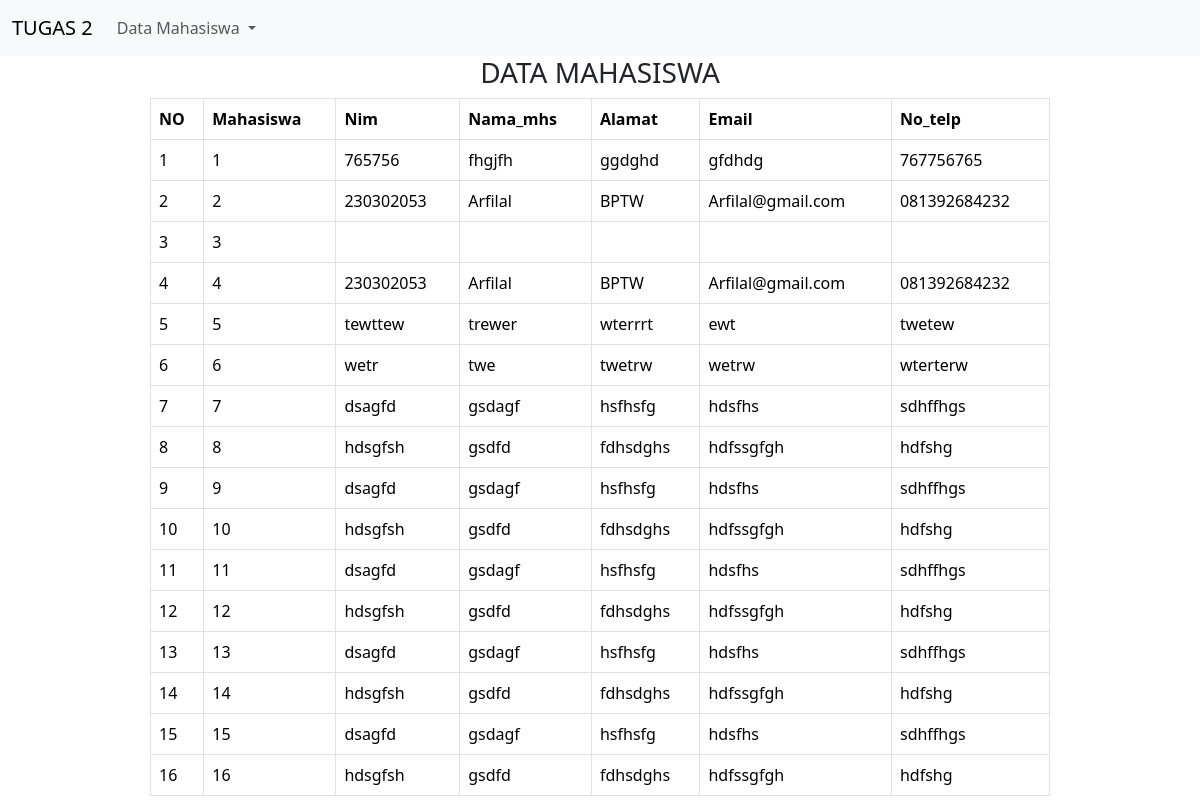
Page /tugas2/index.php?role=admin on the committed database.
### tables this page shows
CREATE TABLE `mahasiswa` (
  `mahasiswa` int(11) NOT NULL,
  `nim` varchar(20) NOT NULL,
  `nama_mhs` varchar(255) NOT NULL,
  `alamat` varchar(255) NOT NULL,
  `email` varchar(255) NOT NULL,
  `no_telp` varchar(20) NOT NULL
);

### tugas2/koneksi.php (called while the page is built, shortened)
<?php
class connection{
private $servername = "localhost";
private $username = "root";
private $password = "";
private $dbname = "pwebtugas2";
public function koneksi(){
    $db = new mysqli ($this->servername, $this->username, $this->password, $this->dbname);
    return $db;
}
}
        ?>

### tugas2/index.php (the view, shortened to what this page needs)
<!DOCTYPE html>
<html>
<head>
    <link href="https://cdn.jsdelivr.net/npm/bootstrap@5.3.3/dist/css/bootstrap.min.css" rel="stylesheet">
</head>
<body>
<nav class="navbar navbar-expand-lg bg-body-tertiary">
  <div class="container-fluid">
    <a class="navbar-brand" href="#">TUGAS 2</a>
    <div class="collapse navbar-collapse" id="navbarSupportedContent">
      <ul class="navbar-nav me-auto mb-2 mb-lg-0">
        <li class="nav-item dropdown">
          <a class="nav-link dropdown-toggle" href="#" role="button" data-bs-toggle="dropdown" aria-expanded="false">
            Data Mahasiswa
          </a>
        </li>
      </ul>
    </div>
  </div>
</nav>
<h3 class="container text-center">DATA MAHASISWA</h3>
<table class="m-auto table table-bordered w-75">
    <tr>
        <th>NO</th>
        <th>Mahasiswa</th>
        <th>Nim</th>
        <th>Nama_mhs</th>
        <th>Alamat</th>
        <th>Email</th>
        <th>No_telp</th>
    </tr>
    <?php
    include 'koneksi.php';
    $no = 1;
    $connection = new connection();
    if(isset($_GET['role'])) {
        $role = $_GET['role'];
        if($role == "admin") {
            $query = "SELECT * FROM mahasiswa";
        } else if($role == "dosen") {
            $query = "SELECT * FROM mahasiswa LIMIT 10";
        } else {
            $query = "";
        }
    } else {
        $query = "";
    }
    if(!empty($query)) {
        $data = $connection->koneksi()->query($query);
        foreach($data as $d) {
            ?>
            <tr>
                <td><?php echo $no++; ?></td>
                <td><?php echo $d['mahasiswa']; ?></td>
                <td><?php echo $d['nim']; ?></td>
                <td><?php echo $d['nama_mhs']; ?></td>
                <td><?php echo $d['alamat']; ?></td>
                <td><?php echo $d['email']; ?></td>
                <td><?php echo $d['no_telp']; ?></td>
            </tr>
            <?php
        }
    } else {
        echo "<tr><td colspan='7'>Klik data Mahasiswa di navbar dan klik kembali untuk memulai</td></tr>";
    }
    ?>
</table>
</body>
</html>

### rows in the picture
mahasiswa: mahasiswa "1", nim "765756", nama_mhs "fhgjfh", alamat "ggdghd", email "gfdhdg", no_telp "767756765"
mahasiswa: mahasiswa "2", nim "230302053", nama_mhs "Arfilal", alamat "BPTW", email "Arfilal@gmail.com", no_telp "081392684232"
mahasiswa: mahasiswa "3"
mahasiswa: mahasiswa "4", nim "230302053", nama_mhs "Arfilal", alamat "BPTW", email "Arfilal@gmail.com", no_telp "081392684232"
mahasiswa: mahasiswa "5", nim "tewttew", nama_mhs "trewer", alamat "wterrrt", email "ewt", no_telp "twetew"
mahasiswa: mahasiswa "6", nim "wetr", nama_mhs "twe", alamat "twetrw", email "wetrw", no_telp "wterterw"
mahasiswa: mahasiswa "7", nim "dsagfd", nama_mhs "gsdagf", alamat "hsfhsfg", email "hdsfhs", no_telp "sdhffhgs"
mahasiswa: mahasiswa "8", nim "hdsgfsh", nama_mhs "gsdfd", alamat "fdhsdghs", email "hdfssgfgh", no_telp "hdfshg"
mahasiswa: mahasiswa "9", nim "dsagfd", nama_mhs "gsdagf", alamat "hsfhsfg", email "hdsfhs", no_telp "sdhffhgs"
mahasiswa: mahasiswa "10", nim "hdsgfsh", nama_mhs "gsdfd", alamat "fdhsdghs", email "hdfssgfgh", no_telp "hdfshg"
mahasiswa: mahasiswa "11", nim "dsagfd", nama_mhs "gsdagf", alamat "hsfhsfg", email "hdsfhs", no_telp "sdhffhgs"
mahasiswa: mahasiswa "12", nim "hdsgfsh", nama_mhs "gsdfd", alamat "fdhsdghs", email "hdfssgfgh", no_telp "hdfshg"
mahasiswa: mahasiswa "13", nim "dsagfd", nama_mhs "gsdagf", alamat "hsfhsfg", email "hdsfhs", no_telp "sdhffhgs"
mahasiswa: mahasiswa "14", nim "hdsgfsh", nama_mhs "gsdfd", alamat "fdhsdghs", email "hdfssgfgh", no_telp "hdfshg"
mahasiswa: mahasiswa "15", nim "dsagfd", nama_mhs "gsdagf", alamat "hsfhsfg", email "hdsfhs", no_telp "sdhffhgs"
mahasiswa: mahasiswa "16", nim "hdsgfsh", nama_mhs "gsdfd", alamat "fdhsdghs", email "hdfssgfgh", no_telp "hdfshg"
